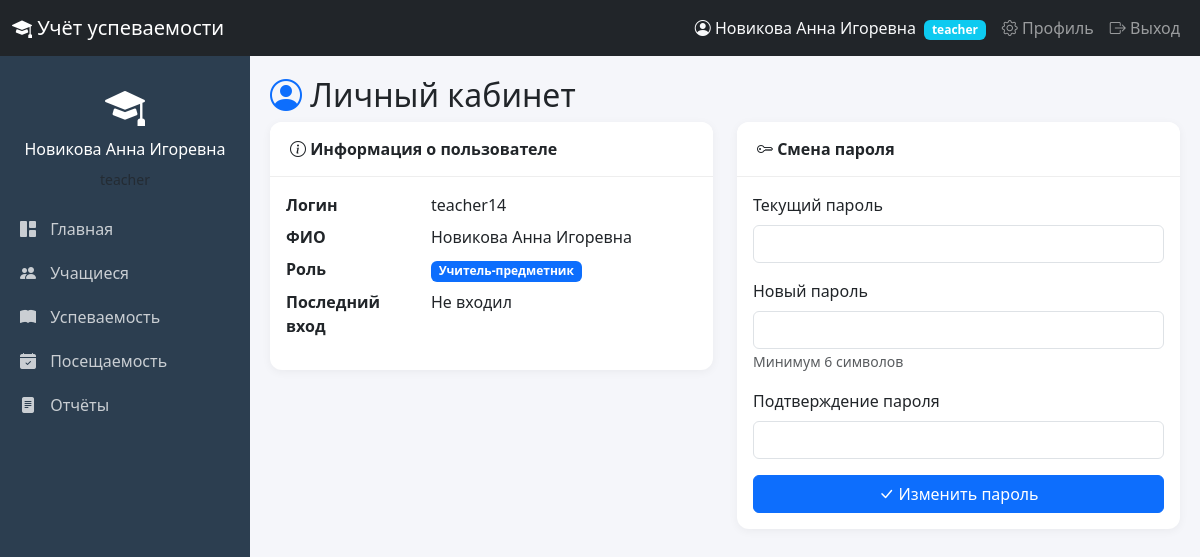
Page /profile (signed in) on the committed database.
### tables this page shows
CREATE TABLE users (
            id INTEGER PRIMARY KEY AUTOINCREMENT,
            username TEXT UNIQUE NOT NULL,
            password_hash TEXT NOT NULL,
            full_name TEXT NOT NULL,
            role TEXT NOT NULL CHECK (role IN ('admin', 'head_teacher', 'class_teacher', 'teacher', 'parent')),
            is_active INTEGER DEFAULT 1,
            last_login TEXT,
            created_at TEXT DEFAULT CURRENT_TIMESTAMP
        );

### app.py (the view)
@app.route('/profile')
@login_required
def profile():
    conn = get_db()
    cur = conn.cursor()
    cur.execute('''
        SELECT id, username, full_name, role, last_login
        FROM users WHERE id = ?
    ''', (session['user_id'],))
    user = cur.fetchone()
    conn.close()
    return render_template('profile.html', user=user, roles=ROLES)

### app.py (called while the page is built)
def get_db():
    conn = sqlite3.connect(DATABASE)
    conn.row_factory = sqlite3.Row
    return conn

def login_required(f):
    @wraps(f)
    def decorated_function(*args, **kwargs):
        if 'user_id' not in session:
            flash('Пожалуйста, войдите в систему', 'warning')
            return redirect(url_for('login'))
        return f(*args, **kwargs)
    return decorated_function

### templates/profile.html (shortened to what this page needs)
{% extends "base.html" %}
{% block content %}
<h2><i class="bi bi-person-circle text-primary"></i> Личный кабинет</h2>
<div class="row">
    <div class="col-md-6">
        <div class="card">
            <div class="card-header">
                <i class="bi bi-info-circle"></i> Информация о пользователе
            </div>
            <div class="card-body">
                <dl class="row">
                    <dt class="col-sm-4">Логин</dt>
                    <dd class="col-sm-8">{{ user.username }}</dd>
                    <dt class="col-sm-4">ФИО</dt>
                    <dd class="col-sm-8">{{ user.full_name }}</dd>
                    <dt class="col-sm-4">Роль</dt>
                    <dd class="col-sm-8">
                        <span class="badge bg-primary">{{ roles.get(user.role, user.role) }}</span>
                    </dd>
                    <dt class="col-sm-4">Последний вход</dt>
                    <dd class="col-sm-8">{{ user.last_login if user.last_login else 'Не входил' }}</dd>
                </dl>
            </div>
        </div>
    </div>
    <div class="col-md-6">
        <div class="card">
            <div class="card-header">
                <i class="bi bi-key"></i> Смена пароля
            </div>
            <div class="card-body">
                <form method="POST" action="{{ url_for('change_password') }}">
                    <div class="mb-3">
                        <label class="form-label">Текущий пароль</label>
                        <input type="password" class="form-control" name="old_password" required>
                    </div>
                    <div class="mb-3">
                        <label class="form-label">Новый пароль</label>
                        <input type="password" class="form-control" name="new_password" required>
                        <small class="text-muted">Минимум 6 символов</small>
                    </div>
                    <div class="mb-3">
                        <label class="form-label">Подтверждение пароля</label>
                        <input type="password" class="form-control" name="confirm_password" required>
                    </div>
                    <button type="submit" class="btn btn-primary w-100">
                        <i class="bi bi-check-lg"></i> Изменить пароль
                    </button>
                </form>
            </div>
        </div>
    </div>
</div>
{% endblock %}

### templates/base.html (shortened to what this page needs)
<!DOCTYPE html>
<html lang="ru">
<head>
    <link href="https://cdn.jsdelivr.net/npm/bootstrap@5.3.0-alpha1/dist/css/bootstrap.min.css" rel="stylesheet">
    <link rel="stylesheet" href="https://cdn.jsdelivr.net/npm/bootstrap-icons@1.10.0/font/bootstrap-icons.css">
</head>
<body>
    <nav class="navbar navbar-expand-md navbar-dark bg-dark fixed-top">
        <div class="container-fluid">
            <a class="navbar-brand" href="{{ url_for('dashboard') }}">
                <i class="bi bi-mortarboard-fill"></i> Учёт успеваемости
            </a>
            <div class="collapse navbar-collapse" id="navbarNav">
                <ul class="navbar-nav ms-auto">
                    {% if session.user_id %}
                        <li class="nav-item">
                            <span class="nav-link text-light">
                                <i class="bi bi-person-circle"></i> {{ session.full_name }}
                                <span class="badge bg-info ms-1">{{ session.role }}</span>
                            </span>
                        </li>
                        <li class="nav-item">
                            <a class="nav-link" href="{{ url_for('profile') }}">
                                <i class="bi bi-gear"></i> Профиль
                            </a>
                        </li>
                        <li class="nav-item">
                            <a class="nav-link" href="{{ url_for('logout') }}">
                                <i class="bi bi-box-arrow-right"></i> Выход
                            </a>
                        </li>
                    {% endif %}
                </ul>
            </div>
        </div>
    </nav>
    {% if session.user_id %}
    <div class="sidebar">
        <div class="text-center mb-3">
            <i class="bi bi-mortarboard-fill" style="font-size: 40px;"></i>
            <h6 class="mt-1">{{ session.full_name }}</h6>
            <small class="text-muted">{{ session.role }}</small>
        </div>
        <ul class="nav flex-column">
            <li class="nav-item">
                <a class="nav-link {% if request.endpoint == 'dashboard' %}active{% endif %}" href="{{ url_for('dashboard') }}">
                    <i class="bi bi-grid-1x2-fill"></i> Главная
                </a>
            </li>
            <li class="nav-item">
                <a class="nav-link {% if request.endpoint in ['students', 'add_student', 'edit_student'] %}active{% endif %}" href="{{ url_for('students') }}">
                    <i class="bi bi-people-fill"></i> Учащиеся
                </a>
            </li>
            <li class="nav-item">
                <a class="nav-link {% if request.endpoint == 'grades' %}active{% endif %}" href="{{ url_for('grades') }}">
                    <i class="bi bi-book-fill"></i> Успеваемость
                </a>
            </li>
            <li class="nav-item">
                <a class="nav-link {% if request.endpoint == 'attendance' %}active{% endif %}" href="{{ url_for('attendance') }}">
                    <i class="bi bi-calendar-check-fill"></i> Посещаемость
                </a>
            </li>
            <li class="nav-item">
                <a class="nav-link {% if request.endpoint == 'reports' %}active{% endif %}" href="{{ url_for('reports') }}">
                    <i class="bi bi-file-text-fill"></i> Отчёты
                </a>
            </li>
        </ul>
    </div>
    {% endif %}
    <div class="main-content">
        {% block content %}{% endblock %}
    </div>
</body>
</html>

### templates/base.html (style rules this page uses)
body { padding-top: 56px; background-color: #f5f6fa; }
.sidebar { position: fixed; top: 56px; bottom: 0; left: 0; z-index: 1000; padding: 20px 0; background: #2c3e50; width: 250px; overflow-y: auto; color: white; }
.sidebar .nav-link { color: rgba(255,255,255,.75); border-radius: 0; padding: 10px 20px; }
.sidebar .nav-link i { margin-right: 10px; width: 20px; text-align: center; }
.main-content { margin-left: 250px; padding: 20px; }
.card { border: none; border-radius: 12px; box-shadow: 0 2px 10px rgba(0,0,0,.05); }
.card-header { background: white; border-bottom: 1px solid #eee; font-weight: 600; padding: 15px 20px; border-radius: 12px 12px 0 0 !important; }

### rows in the picture
users: full_name "Новикова Анна Игоревна", role "teacher", username "teacher14", get "Учитель-предметник"

### other values in the picture
{{ user.last_login if user.last_login else 'Не входил' }} "Не входил"
